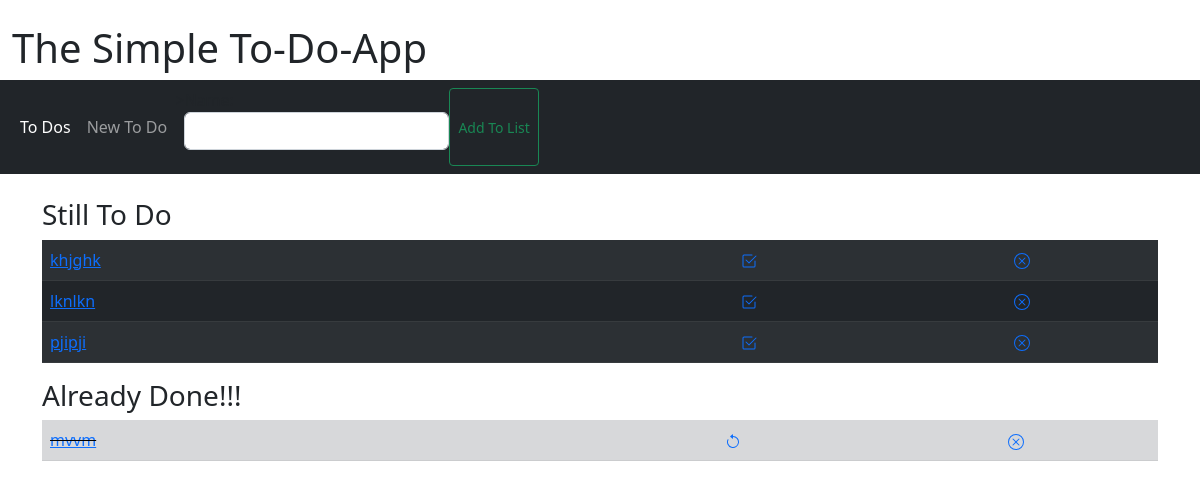
Before: / with the older database file.
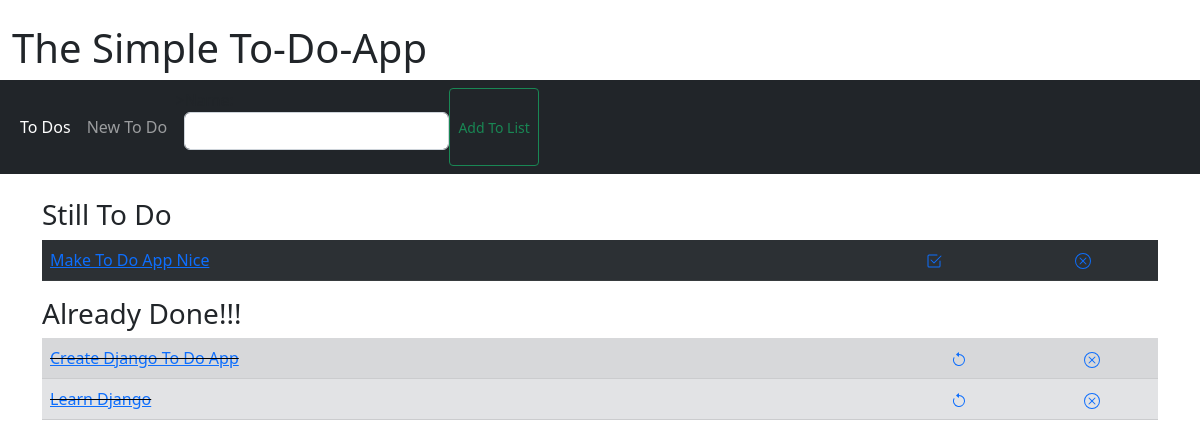
After: the same page with the newer database file.
### to_dos/models.py (models this page shows, shortened)
class To_Do(models.Model):
    name = models.CharField(max_length=255)
    is_done = models.BooleanField(default=False)
    created_at = models.DateTimeField(auto_now=True)
    deadline = models.DateTimeField(blank=True, default=datetime.now())

### to_dos/views.py (the view)
# urls.py: path('', ToDoListView.as_view(), name='home'),
class ToDoListView(ListView):
    context_object_name = 'AllToDos'
    model = To_Do
    ordering = ['-created_at']
    def get_context_data(self, **kwargs):
        context = super(ToDoListView, self).get_context_data(**kwargs)
        context['form'] = ToDoForm()
        return context

### to_dos/forms.py
class ToDoForm(forms.ModelForm):
    class Meta:
        model = To_Do
        fields = ["name"]
        widgets = {
            "name": forms.TextInput(attrs={'class': 'form-control me-2'}),
        }

### to_dos/templates/to_dos/to_do_list.html (shortened to what this page needs)
{% extends "base.html" %}
{% block content %}
{% load static %}
<div class="container">
	<h3>Still To Do</h3>
	{% if AllToDos %}
	<table class="table table-dark table-striped">
		{% for to_do in AllToDos %}
		{% if not to_do.is_done %}
		<tr>
			<td><a href="{% url 'to-dos:update' pk=to_do.pk %}">{{ to_do.name }}</a></td>
			<td>
				<center><a href="{% url 'to-dos:cross_off' to_do.id %}"></a></center>
			</td>
			<td>
				<center><a href="{% url 'to-dos:delete' pk=to_do.pk %}"></a></center>
			</td>
		</tr>
		{% endif %}
		{% endfor %}
	</table>
	<h3>Already Done!!!</h3>
	<table class="table table-success table-striped">
		{% for to_do in AllToDos %}
		{% if to_do.is_done %}
		<tr class="table-secondary">
			<td class="striker"><a href="{% url 'to-dos:update' pk=to_do.pk %}">{{ to_do.name }}</a></td>
			<td>
				<center><a href="{% url 'to-dos:uncross' to_do.id %}"></a></center>
			</td>
			<td>
				<center><a href="{% url 'to-dos:delete' pk=to_do.pk %}"></a></center>
			</td>
		</tr>
		{% endif %}
		{% endfor %}
	</table>
	{% endif %}
</div>
{% endblock %}

### templates/base.html (shortened to what this page needs)
<!DOCTYPE html>
{% load static %}
<html lang="en" dir="ltr">
<head>
  <link href="https://cdn.jsdelivr.net/npm/bootstrap@5.2.0/dist/css/bootstrap.min.css" rel="stylesheet"
>
  <link rel="stylesheet" href="{% static 'to_dos/css/my_style.css' %}">
  <link rel="stylesheet" href="https://cdn.jsdelivr.net/npm/bootstrap-icons@1.9.1/font/bootstrap-icons.css">
</head>
<body>
  <div class="container-fluid">
    <br>
    <h1>The Simple To-Do-App</h1>
  </div>
  <nav class="navbar navbar-expand-lg navbar-dark bg-dark">
    <div class="container-fluid">
      <div class="collapse navbar-collapse" id="navbarNav">
        <ul class="navbar-nav">
          <li class="nav-item">
            <a class="nav-link active" aria-current="page" href="{% url 'to-dos:home'%}">To Dos</a>
          </li>
          <li class="nav-item">
            <a class="nav-link" href="{% url 'to-dos:create' %}">New To Do</a>
          </li>
        </ul>
        <form class="d-flex" method="POST" action="{% url 'to-dos:create' %}">>
          {{ form.as_p }}
          <button class="btn btn-outline-success btn-sm" type="submit">Add To List</button>
        </form>
      </div>
    </div>
  </nav>
  <br>
  {% block content %}
  {% endblock %}
</body>
</html>

### static/to_dos/css/my_style.css (style rules this page uses)
.striker { text-decoration: line-through; }

Changed rows visible on the page:
removed To_Do: name "khjghk", shown under "Still To Do"
removed To_Do: name "lknlkn", shown under "Still To Do"
removed To_Do: name "pjipji", shown under "Still To Do"
removed To_Do: name "mvvm", shown under "Already Done!!!"
added To_Do: name "Make To Do App Nice", shown under "Still To Do"
added To_Do: name "Create Django To Do App", shown under "Already Done!!!"
added To_Do: name "Learn Django", shown under "Already Done!!!"
